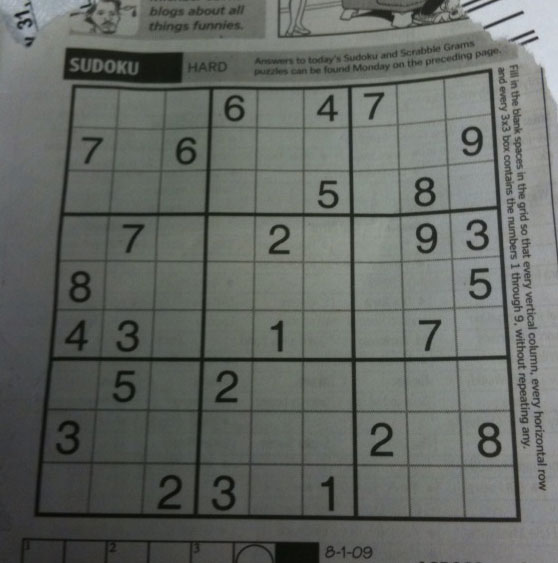
#> input picture rsc/samples/sudoku.png, 558 x 563 px
$ jupyter execute 1-hough-transform.ipynb   (shell and % lines are left out)
#> lines starting #> are read from the running program, lines starting #| are printed output that depends on the picture
# Introduction to Hough Transform

The Hough Transform is a feature extraction technique used in image analysis, computer vision, and digital image processing. It is particularly useful for detecting simple shapes such as lines, circles, and ellipses in an image. The method is robust to noise and partial occlusion, making it a popular choice for shape detection tasks.

## Theory of Hough Transform

The Hough Transform works by transforming the points in the image space into a parameter space, where the desired shapes can be identified as peaks in the transformed space. For example, in the case of line detection:

- A line in the image space can be represented in polar coordinates as:
    $$
    \rho = x \cdot \cos(\theta) + y \cdot \sin(\theta)
    $$
    where:
    - $\rho$ is the perpendicular distance from the origin to the line.
    - $\theta$ is the angle between the x-axis and the perpendicular from the origin to the line.

- Each point in the image space corresponds to a sinusoidal curve in the parameter space $(\rho, \theta)$.
- The intersection of these curves in the parameter space indicates the presence of a line in the image space.

## Types of Hough Transform

1. **Standard Hough Transform**:
     - Detects lines by finding intersections in the $(\rho, \theta)$ parameter space.
     - Suitable for detecting all possible lines in an image.

2. **Probabilistic Hough Transform**:
     - A more efficient version of the Hough Transform.
     - Instead of considering all points, it uses a random subset of points to detect lines.
     - Reduces computational complexity while maintaining accuracy.

## Application in This Notebook

In this notebook, we demonstrate the use of the Hough Transform to detect lines in an image. Both the Standard Hough Transform and the Probabilistic Hough Transform are applied to highlight the differences in their results. The example uses OpenCV's implementation of these techniques to process a sample image and visualize the detected lines.

The sample image wat taken from OpenCV samples and is a sudoku puzzle:

[cell 1]
"""
as seen in: https://docs.opencv.org/3.4/d9/db0/tutorial_hough_lines.html
@file hough_lines.py
@brief This program demonstrates line finding with the Hough transform
"""
import sys
import math
import cv2 as cv
import numpy as np
def main(image_path=None):

    default_file = "../../rsc/samples/sudoku.png"
    if image_path is not None:
        if isinstance(image_path, list):
            filename = image_path[0] if len(image_path) > 0 else default_file
        elif isinstance(image_path, str):
            filename = image_path if len(image_path) > 0 else default_file
        else:
            raise ValueError("image_path must be a string or list of strings")
    else:
        filename = default_file
    # Loads an image
    src = cv.imread(cv.samples.findFile(filename), cv.IMREAD_GRAYSCALE)
#> src: shape (563, 558); min 7, max 218, mean 101.8

    # Check if image is loaded fine
    if src is None:
        print ('Error opening image!')
        print ('Usage: hough_lines.py [image_name -- default ' + default_file + '] \n')
        return -1


    dst = cv.Canny(src, 50, 200, None, 3)
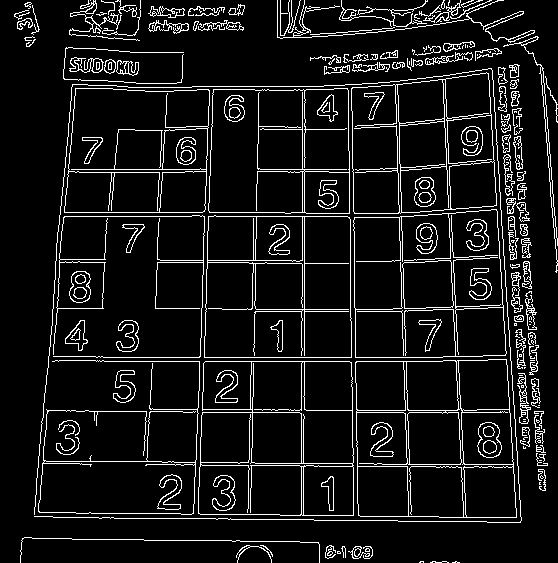
#> dst: shape (563, 558); 8.7% white in thin lines or dots

    # Copy edges to the images that will display the results in BGR
    cdst = cv.cvtColor(dst, cv.COLOR_GRAY2BGR)
#> cdst: shape (563, 558, 3); 8.7% white in thin lines or dots
    cdstP = np.copy(cdst)

    lines = cv.HoughLines(dst, 1, np.pi / 180, 150, None, 0, 0)
#> lines = 62 rows, first 8: [361, 1.57], [357, 1.57], [304, 0], [212, 0.0349], [216, 0.0349], [216, 1.57], [-349, 3.12], [169, 1.57]

    if lines is not None:
        for i in range(0, len(lines)):
            rho = lines[i][0][0]
            theta = lines[i][0][1]
            a = math.cos(theta)
            b = math.sin(theta)
            x0 = a * rho
            y0 = b * rho
            pt1 = (int(x0 + 1000*(-b)), int(y0 + 1000*(a)))
            pt2 = (int(x0 - 1000*(-b)), int(y0 - 1000*(a)))
            cv.line(cdst, pt1, pt2, (0,0,255), 3, cv.LINE_AA)
#> this loop made 62 passes
#> (rho, theta, a, b, x0, y0, pt1, pt2) on passes 1 to 10: (361, 1.57, -4.37e-08, 1, -1.58e-05, 361, (-1000, 360), (999, 361)), (357, 1.57, -4.37e-08, 1, -1.56e-05, 357, (-1000, 356), (999, 357)), (304, 0, 1, 0, 304, 0, (304, 1000), (304, -1000)), (212, 0.0349, 0.999, 0.0349, 211.9, 7.4, (176, 1006), (246, -991)), (216, 0.0349, 0.999, 0.0349, 215.9, 7.54, (180, 1006), (250, -991)), (216, 1.57, -4.37e-08, 1, -9.44e-06, 216, (-1000, 215), (999, 216)), (-349, 3.12, -1, 0.0175, 348.9, -6.09, (331, -1005), (366, 993)), (169, 1.57, -4.37e-08, 1, -7.39e-06, 169, (-1000, 168), (999, 169)), (212, 1.57, -4.37e-08, 1, -9.27e-06, 212, (-1000, 211), (999, 212)), (-393, 3.11, -0.999, 0.0349, 392.8, -13.72, (357, -1013), (427, 985))
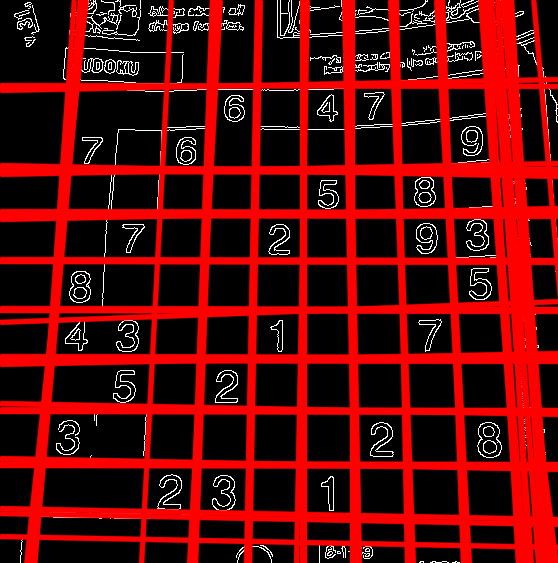
#> cdst: shape (563, 558, 3); mean B, G, R 7.5, 7.5, 92.5


    linesP = cv.HoughLinesP(dst, 1, np.pi / 180, 50, None, 50, 10)
#> linesP = 167 rows, first 6: [96, 361, 442, 361], [59, 216, 347, 216], [304, 418, 304, 86], [355, 320, 357, 491], [401, 211, 411, 521], [208, 230, 213, 86]

    if linesP is not None:
        for i in range(0, len(linesP)):
            l = linesP[i][0]
            cv.line(cdstP, (l[0], l[1]), (l[2], l[3]), (0,0,255), 3, cv.LINE_AA)
#> this loop made 167 passes
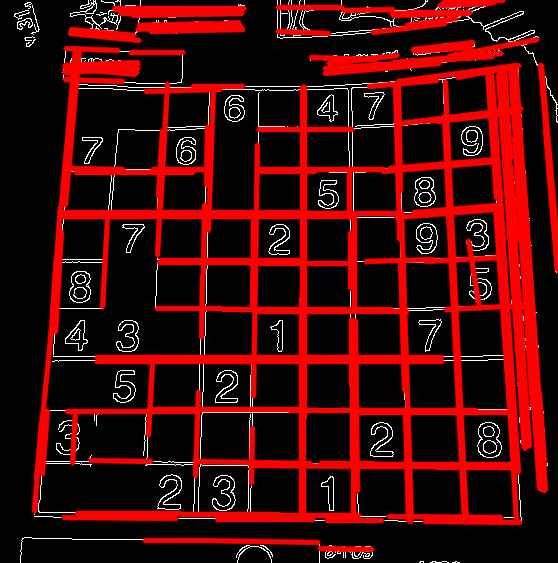
#> cdstP: shape (563, 558, 3); mean B, G, R 7.3, 7.3, 67.3

    cv.imshow("Source", src)
    cv.imshow("Detected Lines (in red) - Standard Hough Line Transform", cdst)
    cv.imshow("Detected Lines (in red) - Probabilistic Line Transform", cdstP)

    cv.waitKey()
    # return the images and the lines
    return cdst, cdstP, lines, linesP


if __name__ == "__main__":
    res = main()

[cell 2]
# show the image in the notebook
import matplotlib.pyplot as plt
import matplotlib.image as mpimg
import numpy as np
import cv2 as cv

def show_image(image, title="Image"):
    plt.imshow(cv.cvtColor(image, cv.COLOR_BGR2RGB))
    plt.title(title)
    plt.axis('off')
    plt.show()

# Display the images
show_image(res[0], "Detected Lines (in red) - Standard Hough Line Transform")
show_image(res[1], "Detected Lines (in red) - Probabilistic Line Transform")

plt.show()

[cell 3]
# show the lines

def show_lines(lines, title="Lines", probabilistic=False):
#> called with lines = array of shape (62, 1, 2), title = 'Standard Hough Line Transform Lines', probabilistic = False
    plt.figure()
    if probabilistic:
        for line in lines:
            x1, y1, x2, y2 = line[0]
            plt.plot([x1, x2], [y1, y2], 'r-')
    else:
        for i in range(len(lines)):
            rho = lines[i][0][0]
            theta = lines[i][0][1]
            a = math.cos(theta)
            b = math.sin(theta)
            x0 = a * rho
            y0 = b * rho
            pt1 = (int(x0 + 1000*(-b)), int(y0 + 1000*(a)))
            pt2 = (int(x0 - 1000*(-b)), int(y0 - 1000*(a)))
            plt.plot([pt1[0], pt2[0]], [pt1[1], pt2[1]], 'r-')
    plt.title(title)
    plt.axis('off')
    plt.show()
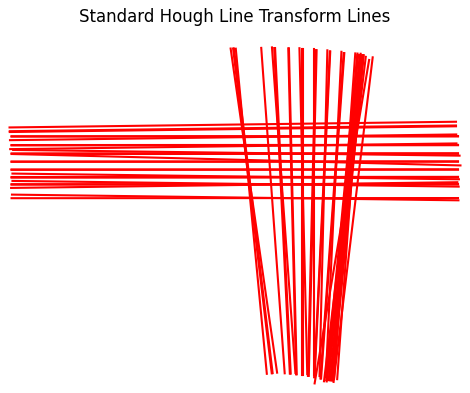
#> figure drawn by matplotlib, 1 panel

# Display the lines
show_lines(res[2], "Standard Hough Line Transform Lines")
show_lines(res[3], "Probabilistic Line Transform Lines", probabilistic=True)
#> call 2 of show_lines, with lines = array of shape (167, 1, 4), title = 'Probabilistic Line Transform Lines', probabilistic = True
#> the loop in show_lines (call 2), `for line in lines:` made 167 passes
#> in show_lines (call 2), `plt.show()`:
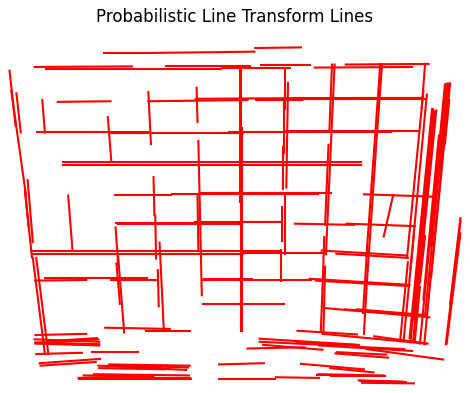
#> figure drawn by matplotlib, 1 panel
